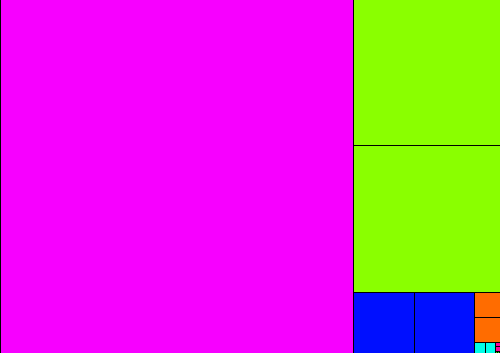
Frame 1 (no input)
Frame 60 (the mouse pressed at the canvas centre just before this capture): identical to frame 1, image omitted
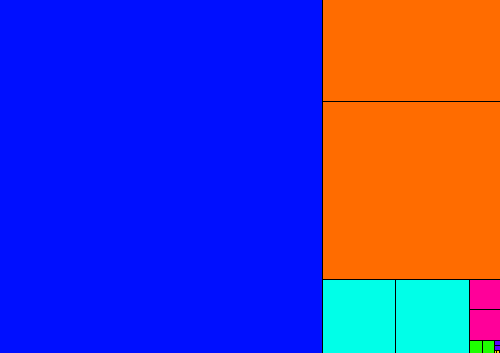
Frame 120 (the mouse held since frame 60 and released just before this capture)

The Processing sketch that drew these frames (run headless with seeded random() and noise(); from frame 60 on, the mouse is pressed at the canvas centre):

// Processing sketch: DivRectZoom
// ── DivRectZoom.pde
float ratio = sqrt(2);
void setup(){
  size(500, 353); //描画ウィンドウの横縦比をsqrt(2):1に設定
  colorMode(HSB, 1);
}
void draw(){
  background(0, 0, 1);
  float scalar = pow(50, mouseX * 1.0 / width) * width;
  //マウスのカーソルのX座標によって長方形を1～50倍まで拡大する
  divRect(width - scalar, height - scalar / ratio, scalar);  //長方形を分割
}

// ── divRect.pde
void divRect(float xPos, float yPos, float wd){
  int itr = 0;
  float xEndPos = xPos + wd;
  float yEndPos = yPos + wd / ratio;
  while (wd > 0.1){
    itr++;
    fill(color((itr * ratio) % 1, 1, 1));  //色を指定
    if (itr % 2 == 0){
      while (xPos + wd < xEndPos + 0.1){
        rect(xPos, yPos, wd, wd);
        xPos += wd;
      }
      wd = xEndPos - xPos;
    } else {
      while (yPos + wd < yEndPos + 0.1){
        rect(xPos, yPos, wd, wd);
        yPos += wd;
      }
      wd = yEndPos - yPos;
    }
  }
}
